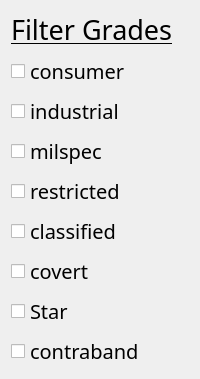
                    <widget class="QWidget" name="itemLibraryGrades" native="true">
                     <property name="styleSheet">
                      <string notr="true">#itemLibraryGrades{
	background-color: rgb(0, 0, 0);
	border: 1px solid white;
	border-radius: 10px
}
</string>
                     </property>
                     <layout class="QVBoxLayout" name="verticalLayout_81">
                      <item alignment="Qt::AlignTop">
                       <widget class="QLabel" name="label_53">
                        <property name="font">
                         <font>
                          <family>SystemHud</family>
                          <pointsize>20</pointsize>
                          <weight>50</weight>
                          <bold>false</bold>
                          <underline>true</underline>
                         </font>
                        </property>
                        <property name="styleSheet">
                         <string notr="true">padding-left: 0</string>
                        </property>
                        <property name="text">
                         <string>Filter Grades</string>
                        </property>
                       </widget>
                      </item>
                      <item>
                       <widget class="QCheckBox" name="itemLibraryGradeConsumer">
                        <property name="font">
                         <font>
                          <family>SystemHud</family>
                          <pointsize>15</pointsize>
                          <weight>50</weight>
                          <bold>false</bold>
                         </font>
                        </property>
                        <property name="text">
                         <string>consumer</string>
                        </property>
                       </widget>
                      </item>
                      <item>
                       <widget class="QCheckBox" name="itemLibraryGradeIndustrial">
                        <property name="font">
                         <font>
                          <family>SystemHud</family>
                          <pointsize>15</pointsize>
                          <weight>50</weight>
                          <bold>false</bold>
                         </font>
                        </property>
                        <property name="text">
                         <string>industrial</string>
                        </property>
                       </widget>
                      </item>
                      <item>
                       <widget class="QCheckBox" name="itemLibraryGradeMilspec">
                        <property name="font">
                         <font>
                          <family>SystemHud</family>
                          <pointsize>15</pointsize>
                          <weight>50</weight>
                          <bold>false</bold>
                         </font>
                        </property>
                        <property name="text">
                         <string>milspec</string>
                        </property>
                       </widget>
                      </item>
                      <item>
                       <widget class="QCheckBox" name="itemLibraryGradeRestricted">
                        <property name="font">
                         <font>
                          <family>SystemHud</family>
                          <pointsize>15</pointsize>
                          <weight>50</weight>
                          <bold>false</bold>
                         </font>
                        </property>
                        <property name="text">
                         <string>restricted</string>
                        </property>
                       </widget>
                      </item>
                      <item>
                       <widget class="QCheckBox" name="itemLibraryGradeClassified">
                        <property name="font">
                         <font>
                          <family>SystemHud</family>
                          <pointsize>15</pointsize>
                          <weight>50</weight>
                          <bold>false</bold>
                         </font>
                        </property>
                        <property name="text">
                         <string>classified</string>
                        </property>
                       </widget>
                      </item>
                      <item>
                       <widget class="QCheckBox" name="itemLibraryGradeCovert">
                        <property name="font">
                         <font>
                          <family>SystemHud</family>
                          <pointsize>15</pointsize>
                          <weight>50</weight>
                          <bold>false</bold>
                         </font>
                        </property>
                        <property name="text">
                         <string>covert</string>
                        </property>
                       </widget>
                      </item>
                      <item>
                       <widget class="QCheckBox" name="itemLibraryGradeStar">
                        <property name="font">
                         <font>
                          <family>SystemHud</family>
                          <pointsize>15</pointsize>
                         </font>
                        </property>
                        <property name="text">
                         <string>Star</string>
                        </property>
                       </widget>
                      </item>
                      <item>
                       <widget class="QCheckBox" name="itemLibraryGradeContraband">
                        <property name="font">
                         <font>
                          <family>SystemHud</family>
                          <pointsize>15</pointsize>
                          <weight>50</weight>
                          <bold>false</bold>
                         </font>
                        </property>
                        <property name="text">
                         <string>contraband</string>
                        </property>
                       </widget>
                      </item>
                     </layout>
                    </widget>
